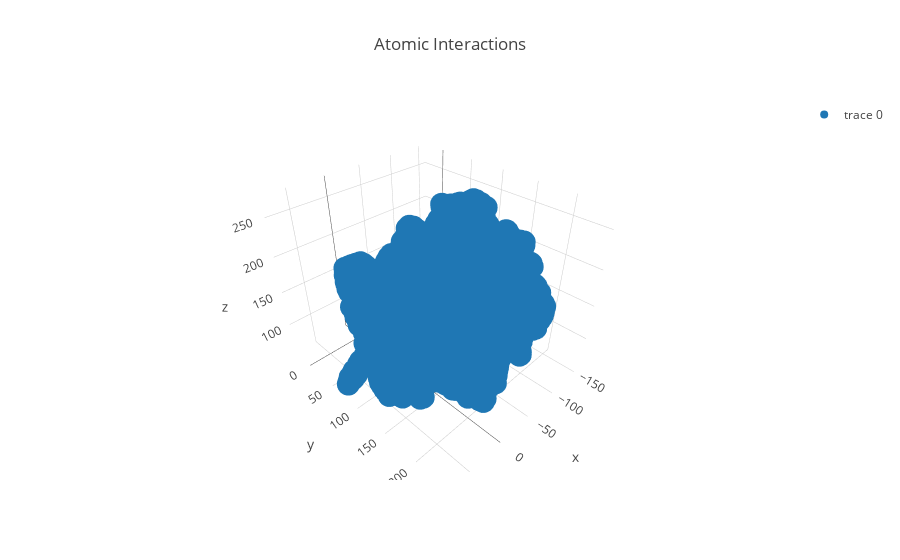

Notebook code for this chart:
### Code cell
plot_nodes_edges(SaCe_rPro_nodes)

### Figure 1 — Plotly figure (JSON) as saved in the notebook; plotly's stock layout.template omitted (floating-point values rounded to 4 significant figures; data arrays with more than 128 entries replaced by an {"elided": "..."} marker saying what was removed)
{"data": [{"mode": "markers", "text": {"elided": "5555 str values"}, "type": "scatter3d", "x": {"elided": "5555 float values"}, "y": {"elided": "5555 float values"}, "z": {"elided": "5555 float values"}}], "layout": {"showlegend": true, "title": "Atomic Interactions"}}
